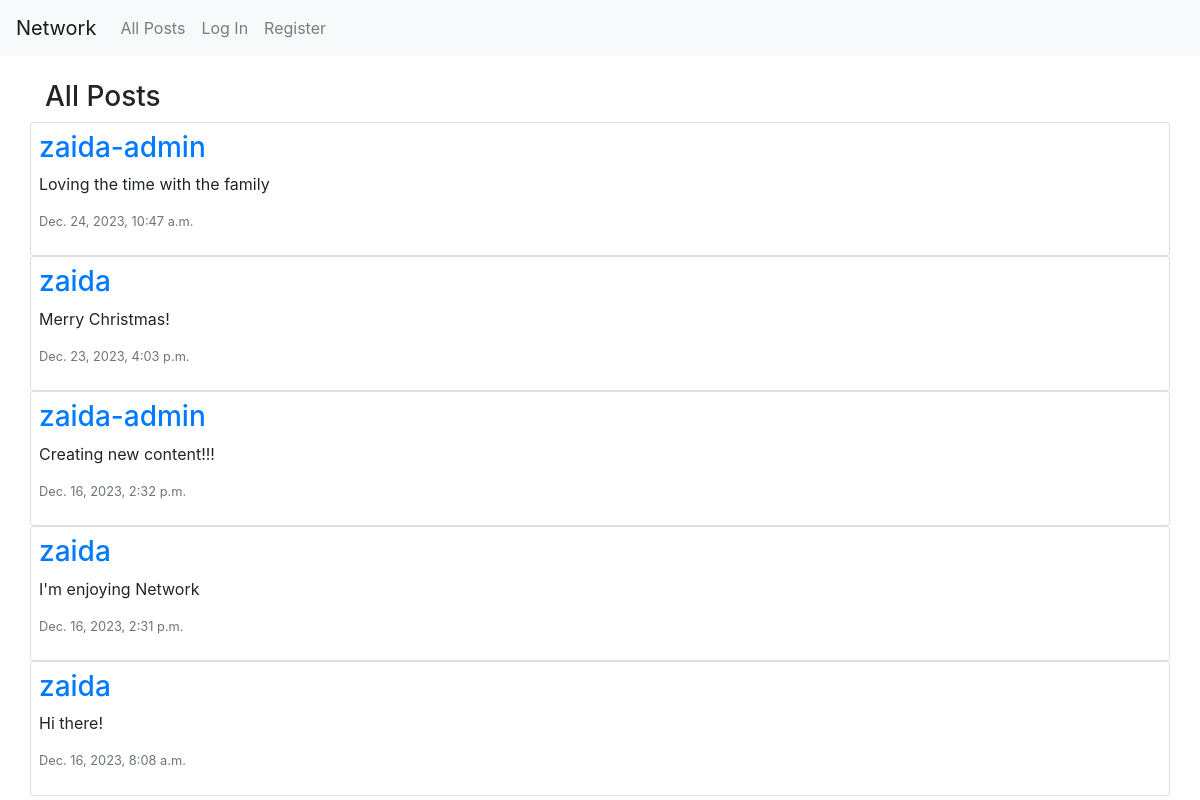
The app's page /, older data.
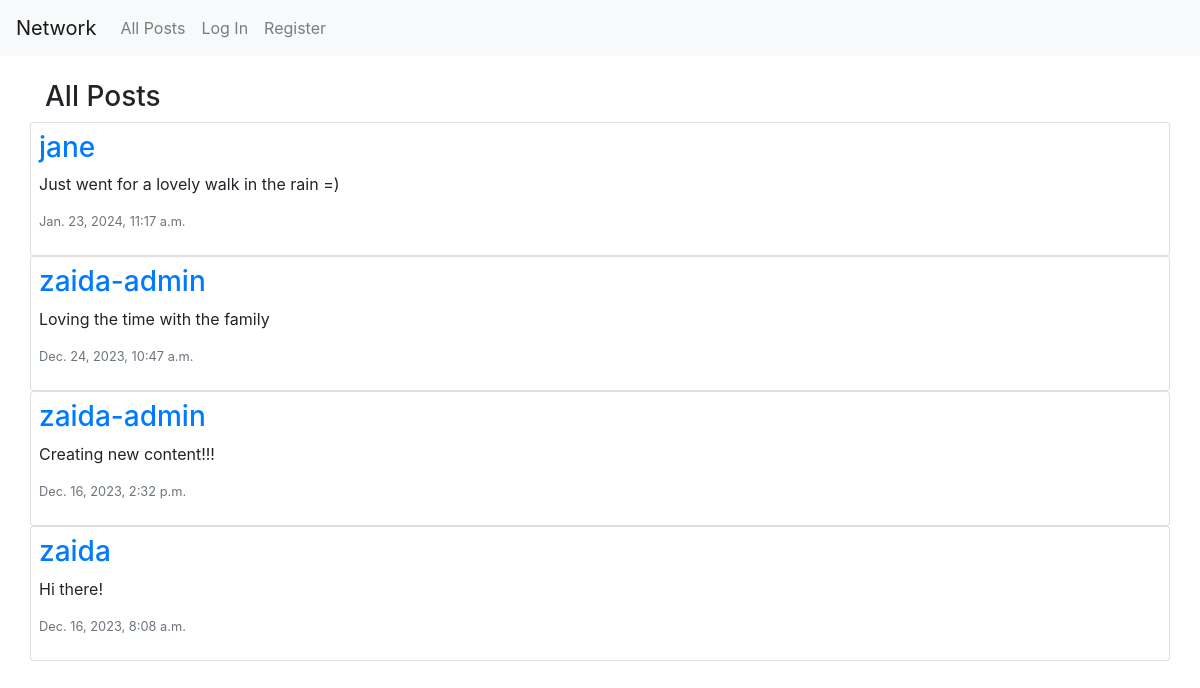
The same page, newer data.
### network/models.py (models this page shows, shortened)
class Post(models.Model):
    user= models.ForeignKey("User", on_delete=models.CASCADE, related_name='posts')
    content = models.CharField(max_length=300)
    timestamp = models.DateTimeField(auto_now_add=True)
    like = models.IntegerField(default=0)

class User(AbstractUser):
    followers= models.ManyToManyField("self", symmetrical=False, related_name='following', blank=True)

### network/views.py (the view)
# urls.py: path("", views.index, name="index"),
def index(request):
    posts = Post.objects.all().order_by('id').reverse()
    paginator = Paginator(posts, 10)
    page_number = request.GET.get('page')
    page_obj = paginator.get_page(page_number)
    allLikes = Like.objects.all()
    postsLiked = []
    try:
        for like in allLikes:
            if like.user.id == request.user.id:
                postsLiked.append(like.post.id)
    except:
        postsLiked = []
    return render(request, "network/index.html", {
        'posts': posts,
        'page_obj': page_obj,
        'postsLiked': postsLiked
    })

### network/templates/network/index.html (shortened to what this page needs)
{% extends "network/layout.html" %} {% load static %} {% block body %}
<div id="title">
  <h3>All Posts</h3>
</div>
<div id="posts-view">
  <div id="all-posts">
    {% for post in page_obj %}
    <div class="row post card p-2">
      <h3>
        <a href="{% url 'profile' user_id=post.user.id%}">{{post.user}}</a>
      </h3>
      <p id="content_{{ post.id }}">{{ post.content }}</p>
      <p class="text-secondary lh-1 small">{{ post.timestamp }}</p>
    </div>
    {% endfor %}
  </div>
</div>
{% endblock %}

### network/templates/network/layout.html (shortened to what this page needs)
{% load static %}
<!DOCTYPE html>
<html lang="en">
  <head>
    <link
      rel="stylesheet"
      href="https://stackpath.bootstrapcdn.com/bootstrap/4.4.1/css/bootstrap.min.css"
    />
    <link href="{% static 'network/styles.css' %}" rel="stylesheet" />
    <link
      rel="stylesheet"
      href="https://cdnjs.cloudflare.com/ajax/libs/font-awesome/4.7.0/css/font-awesome.min.css"
    />
  </head>
  <body>
    <nav class="navbar navbar-expand-lg navbar-light bg-light">
      <a class="navbar-brand" href="{% url 'index' %}">Network</a>
      <div>
        <ul class="navbar-nav mr-auto">
          <li class="nav-item">
            <a class="nav-link" href="{% url 'index' %}">All Posts</a>
          </li>
          {% if user.is_authenticated %}
          <li class="nav-item">
            <a class="nav-link" href="{% url 'following' %}">Following</a>
          </li>
          <li class="nav-item">
            <a class="nav-link" href="{% url 'logout' %}">Log Out</a>
          </li>
          {% else %}
          <li class="nav-item">
            <a class="nav-link" href="{% url 'login' %}">Log In</a>
          </li>
          <li class="nav-item">
            <a class="nav-link" href="{% url 'register' %}">Register</a>
          </li>
          {% endif %}
        </ul>
      </div>
    </nav>
    <div class="container">
      <div class="body">{% block body %} {% endblock %}</div>
    </div>
  </body>
</html>

Row changes from the older to the newer data that the page shows:
removed Post: user "zaida", content "Merry Christmas!", timestamp "Dec. 23, 2023, 4:03 p.m."
removed Post: user "zaida", content "I'm enjoying Network", timestamp "Dec. 16, 2023, 2:31 p.m."
added Post: user "jane", content "Just went for a lovely walk in the rain =)", timestamp "Jan. 23, 2024, 11:17 a.m."
